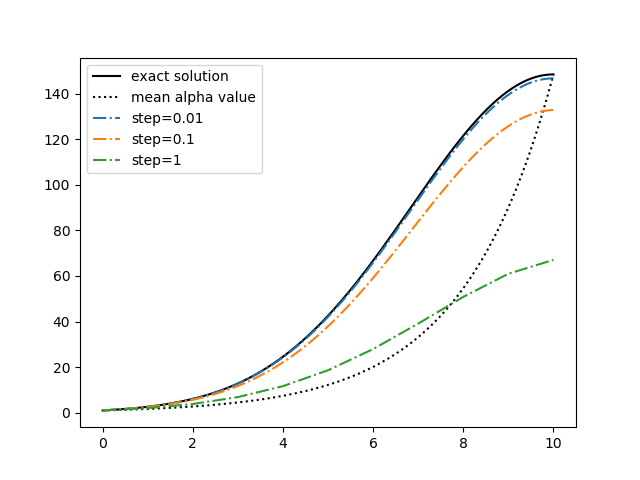

This chart was generated by the following Python code:
import numpy as np
import matplotlib.pyplot as plt

def odesolve(x0, xf, h, alpha, u0):
    """Solve numerically u'(x)=alpha(x)*u(x)"""
    x=np.linspace(x0,xf,1+int((xf-x0)/h))
    u=np.zeros(len(x))
    u[0]=u0
    for i in range(1,len(x)):
        u[i]=u[i-1]*(1+alpha(x[i-1])*h)
    return x,u

def umean(x,a,b,xf):
    return np.exp((a-0.5*b*xf)*x)

def uexact(x,a,b,x0,u0):
    c=np.log(u0)-a*x0+0.5*b*x0**2
    return np.exp((a*x-0.5*b*x**2+c))

x0=0
xf=10
a=1
b=0.1
u0=1
steps=[0.01,0.1,1]
alpha = lambda t: a-b*t

xexact=np.linspace(x0,xf,1001)
uexact=uexact(xexact,a=a,b=b,x0=x0,u0=u0)
uavg=umean(xexact,a=a,b=b,xf=xf)

plt.figure()
plt.plot(xexact,uexact,"k-",label="exact solution")
plt.plot(xexact,uavg,"k:",label="mean alpha value")


for dx in steps:
    xapp, uapp= odesolve(x0=x0, xf=xf, h=dx, alpha=alpha, u0=u0)
    plt.plot(xapp,uapp,"-.",label="step=%g"%dx)

plt.legend()
#plt.show()
plt.savefig("ejC5.png")

